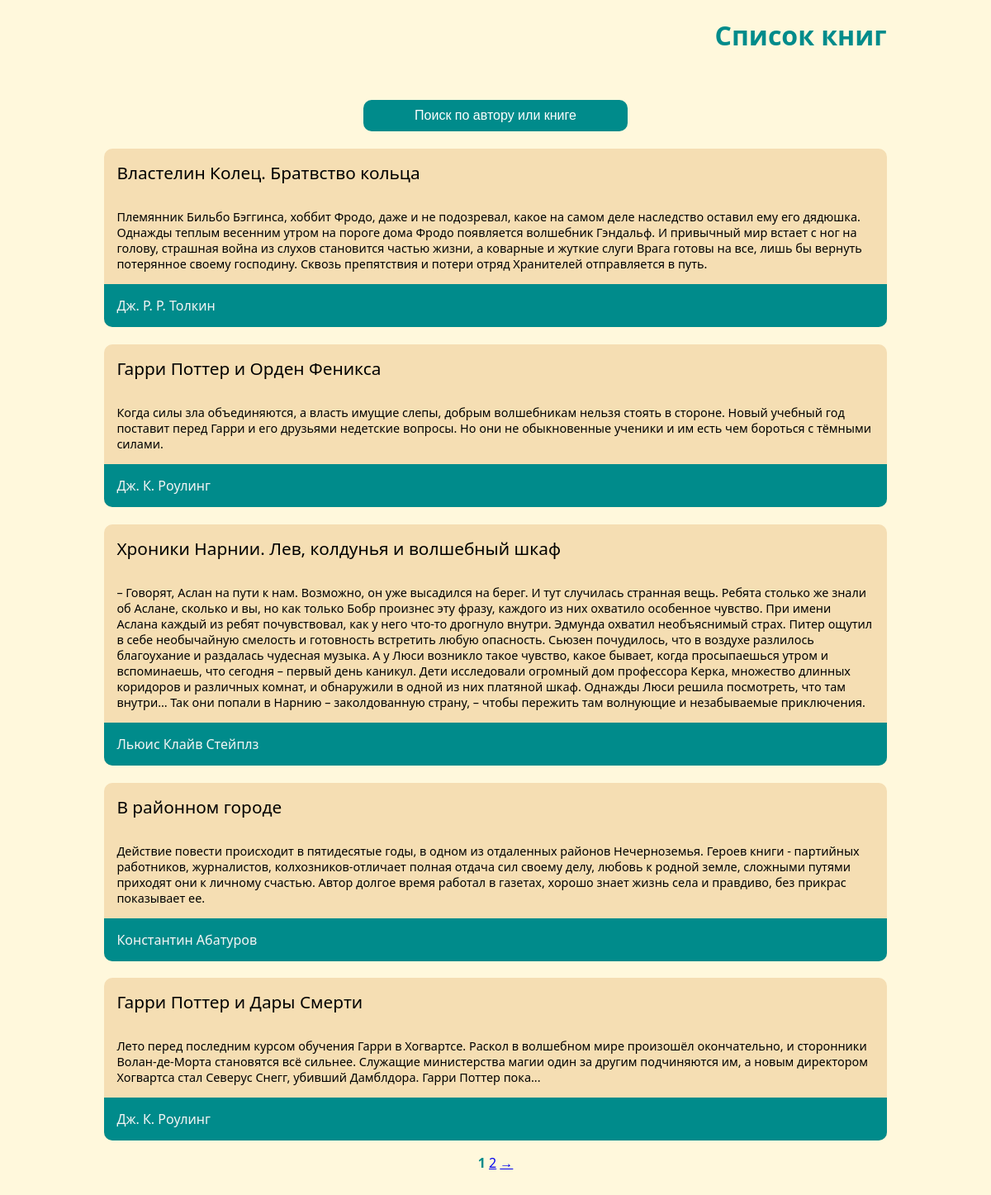
/library/, run on the app's committed database.
### server/models.py (models this page shows, shortened)
class Book(models.Model):
    title = models.CharField(max_length=50)
    annotation = models.CharField(max_length=1000)
    publication_year = models.IntegerField(validators=[MaxValueValidator(datetime.datetime.now().year)])
    authors = models.ManyToManyField(Author)
    def author_list(self):
        authors_list = self.authors.prefetch_related()
        authors = authors_list[0].name
        for i in range(1, authors_list.count()):
            authors += ', ' + authors_list[i].name
        return authors

class Author(models.Model):
    name = models.CharField(max_length=50)
    birthday = models.DateField(validators=[max_date_validator])
    city = models.CharField(max_length=100)

### server/views.py (the view)
# urls.py: path('library/', BookListView.as_view()),
class BookListView(ListView):
    context_object_name = 'library'
    template_name = 'library.html'
    def get_queryset(self):
        fltr = self.request.GET.get('fltr')
        if not fltr:
            fltr = ''
            books = Book.objects.all()
        else:
            books = Book.objects.filter(Q(title__icontains=fltr) | Q(authors__name__icontains=fltr))
        paginator = Paginator(books, 5)
        page = self.request.GET.get('page')
        try:
            books = paginator.page(page)
        except PageNotAnInteger:
            books = paginator.page(1)
        except EmptyPage:
            books = paginator.page(paginator.num_pages)
        books.fltr = fltr
        return books

### server/templates/library.html (shortened to what this page needs)
<!DOCTYPE html>
<html lang="en">
<head>
    {% load static %}
    <link rel="stylesheet" href="{% static 'styles/main.css' %}">
</head>
<body>
<div class="header">
    <h1 class="head_h1">Список книг</h1>
</div>
<form method="GET">
    <input type="text" id="fltr" placeholder="Поиск по автору или книге" oninput="filter_result()" value="{{ library.fltr }}">
</form>
<div id="center">
    <div id="books_result">
        {% include 'book_result.html' %}
    </div>
</div>
<div class="footer">
</div>
</body>
</html>

### server/templates/book_result.html (shortened to what this page needs)
<div class="books">
    {% for book in object_list %}
    <div class="book">
        <p class="book_title">{{ book.title }}</p>
        <p class="book_annotation">{{ book.annotation }}</p>
        <div class="authors">
            <p class="book_author">{{ book.author_list }}</p>
        </div>
    </div>
    {% endfor %}
</div>
<div class="pagination">
    {% for num in library.paginator.page_range %}
        {% if num == library.number %}
            <span class="current"><b>{{ num }}</b></span>
        {% else %}
            <a href="?fltr={{ library.fltr }}&page={{ num }}"> {{ num }}</a>
        {% endif %}
    {% endfor %}
    {% if library.has_next %}
        <a href="?fltr={{ library.fltr }}&page={{ library.next_page_number }}">→</a>
    {% endif %}
</div>

### static/styles/main.css (style rules this page uses)
html { background-color: cornsilk; font-family: 'Segoe UI', Tahoma, Geneva, Verdana, sans-serif; }
p { padding: 15px; }
input[type=text] { background-color: darkcyan; border-radius: 10px; padding: 10px; font-size: 1em; color: cornsilk; width: 300px; border: 0; margin-left: calc(50% - 160px); }
::placeholder { color: white; text-align: center; }
.book { background-color: wheat; border-radius: 10px; margin-left: 10%; margin-right: 10%; }
.authors { background-color: darkcyan; border-radius: 0 0 10px 10px; color: whitesmoke; }
.book_title { font-weight: lighter; font-size: 1.3em; margin-bottom: 0; }
.book_annotation { font-size: 0.9em; margin-bottom: 0; margin-top: 0; }
.book_author { margin-top: 0; }
.pagination { text-align: center; color: darkcyan; }
.footer, .header { height: 100px; }
.head_h1 { color: darkcyan; margin-left: auto; margin-right: 10%; text-align: right; }

### data on the page
Book: title "Властелин Колец. Братвство кольца", annotation "Племянник Бильбо Бэггинса, хоббит Фродо, даже и не подозревал, какое на самом деле наследство оставил ему его дядюшка. Однажды теплым весенним утром на пороге дома Фродо появляется волшебник Гэндальф. И привычный мир встает с ног на голову, страшная война из слухов становится частью жизни, а коварные и жуткие слуги Врага готовы на все, лишь бы вернуть потерянное своему господину. Сквозь препятствия и потери отряд Хранителей отправляется в путь.", author_list "Дж. Р. Р. Толкин"
Book: title "Гарри Поттер и Орден Феникса", annotation "Когда силы зла объединяются, а власть имущие слепы, добрым волшебникам нельзя стоять в стороне. Новый учебный год поставит перед Гарри и его друзьями недетские вопросы. Но они не обыкновенные ученики и им есть чем бороться с тёмными силами.", author_list "Дж. К. Роулинг"
Book: title "Хроники Нарнии. Лев, колдунья и волшебный шкаф", annotation "– Говорят, Аслан на пути к нам. Возможно, он уже высадился на берег. И тут случилась странная вещь. Ребята столько же знали об Аслане, сколько и вы, но как только Бобр произнес эту фразу, каждого из них охватило особенное чувство. При имени Аслана каждый из ребят почувствовал, как у него что-то дрогнуло внутри. Эдмунда охватил необъяснимый страх. Питер ощутил в себе необычайную смелость и готовность встретить любую опасность. Сьюзен почудилось, что в воздухе разлилось благоухание и раздалась чудесная музыка. А у Люси возникло такое чувство, какое бывает, когда просыпаешься утром и вспоминаешь, что сегодня – первый день каникул. Дети исследовали огромный дом профессора Керка, множество…", author_list "Льюис Клайв Стейплз"
Book: title "В районном городе", annotation "Действие повести происходит в пятидесятые годы, в одном из отдаленных районов Нечерноземья. Героев книги - партийных работников, журналистов, колхозников-отличает полная отдача сил своему делу, любовь к родной земле, сложными путями приходят они к личному счастью. Автор долгое время работал в газетах, хорошо знает жизнь села и правдиво, без прикрас показывает ее.", author_list "Константин Абатуров"
Book: title "Гарри Поттер и Дары Смерти", annotation "Лето перед последним курсом обучения Гарри в Хогвартсе. Раскол в волшебном мире произошёл окончательно, и сторонники Волан-де-Морта становятся всё сильнее. Служащие министерства магии один за другим подчиняются им, а новым директором Хогвартса стал Северус Снегг, убивший Дамблдора. Гарри Поттер пока...", author_list "Дж. К. Роулинг"

### other printed values
{{ num }} "1"
{{ num }} "2"
